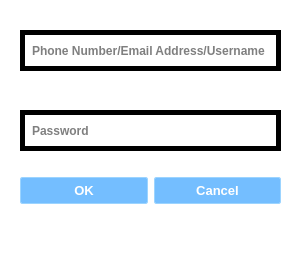
<?xml version="1.0" encoding="UTF-8"?>
<ui version="4.0">
 <class>SignUpWindow</class>
 <widget class="QWidget" name="SignUpWindow">
  <property name="geometry">
   <rect>
    <x>0</x>
    <y>0</y>
    <width>301</width>
    <height>272</height>
   </rect>
  </property>
  <property name="windowTitle">
   <string>Form</string>
  </property>
  <property name="toolTipDuration">
   <number>-5</number>
  </property>
  <property name="styleSheet">
   <string notr="true">/*-----QWidget-----*/
QWidget
{
	background-color: rgb(255, 255, 255);
	border-color: rgb(255, 255, 255);
}



/*-----QPushButton-----*/
QPushButton
{
	color: rgb(255, 255, 255);
	background-color: rgb(116, 190, 255);
	font-weight: bold;
	border: 1px solid #9cd4ff;  
	border-radius: 2px;
	padding: 5px;

}

QLineEdit
{
   border:1px solid#cccccc
	border-color: rgb(255, 250, 212);
}

QPushButton::hover
{
	
	background-color: rgb(65, 138, 255);

}


/*-----QLineEdit-----*/
QLineEdit{

	font-weight: bold;
	border: 5px solid #000000; 
	padding: 5px;

}




</string>
  </property>
  <widget class="QLineEdit" name="Username">
   <property name="geometry">
    <rect>
     <x>20</x>
     <y>30</y>
     <width>261</width>
     <height>41</height>
    </rect>
   </property>
   <property name="placeholderText">
    <string>Phone Number/Email Address/Username</string>
   </property>
  </widget>
  <widget class="QLineEdit" name="Passsword">
   <property name="geometry">
    <rect>
     <x>20</x>
     <y>110</y>
     <width>261</width>
     <height>41</height>
    </rect>
   </property>
   <property name="placeholderText">
    <string>Password</string>
   </property>
  </widget>
  <widget class="QWidget" name="layoutWidget">
   <property name="geometry">
    <rect>
     <x>20</x>
     <y>170</y>
     <width>261</width>
     <height>41</height>
    </rect>
   </property>
   <layout class="QHBoxLayout" name="horizontalLayout">
    <item>
     <widget class="QPushButton" name="OK">
      <property name="font">
       <font>
        <pointsize>10</pointsize>
        <weight>75</weight>
        <bold>true</bold>
       </font>
      </property>
      <property name="text">
       <string>OK</string>
      </property>
     </widget>
    </item>
    <item>
     <widget class="QPushButton" name="Cancel">
      <property name="font">
       <font>
        <pointsize>10</pointsize>
        <weight>75</weight>
        <bold>true</bold>
       </font>
      </property>
      <property name="text">
       <string>Cancel</string>
      </property>
     </widget>
    </item>
   </layout>
  </widget>
 </widget>
 <resources/>
 <connections/>
</ui>
